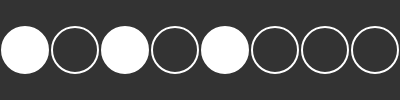
Frame 1 (no input)
Frame 60 (no input): identical to frame 1, image omitted
Frame 120 (the mouse pressed at the canvas centre since frame 60): identical to frame 1, image omitted

The p5.js sketch that drew this single still picture (run headless with seeded random() and noise() and a simulated clock; from frame 60 on, the mouse is pressed at the canvas centre):

// p5.js sketch
// ── sketch.js
// Daniel Shiffman
// http://youtube.com/thecodingtrain
// http://codingtra.in

// Coding Challenge 120: Bit Shifting
// https://youtu.be/oCBlwsY8sR4

// p5.js editor version: 0.7.2 (December 21, 2018)
// https://editor.p5js.org/codingtrain/sketches/Hk8CVYvi7

let byte = [];
let decimalP;
let shiftButton;

function setup() {
  createCanvas(400, 100);
  decimalP = createDiv('');
  shiftButton = createButton('>>');
  shiftButton.mousePressed(shiftBits);
  let w = width / 8;
  for (let i = 0; i < 8; i++) {
    byte[i] = new Bit(w / 2 + i * w, 50, w - 4);
    byte[i].setState(floor(random(2)));
  }
}

function shiftBits() {
  let num = getBinaryString();
  let val = binaryToDecimal(num);
  val = val >> 1;
  num = decimalToBinary(val);
  for (let i = 0; i < 8; i++) {
    byte[i].setState(num.charAt(i));
  }
}

function getBinaryString() {
  let num = '';
  for (let i = 0; i < byte.length; i++) {
    byte[i].show();
    num += byte[i].state ? '1' : '0';
  }
  return num;
}

function draw() {
  background(51);
  let num = getBinaryString();
  decimalP.html(binaryToDecimal(num));
}

function mousePressed() {
  for (let i = 0; i < byte.length; i++) {
    byte[i].toggle(mouseX, mouseY);
  }
}

function decimalToBinary(num) {
  let bits = '';
  let rem = num;
  for (let i = 7; i >= 0; i--) {
    let divisor = pow(2, i);
    let bitValue = floor(rem / divisor);
    bits += bitValue;
    rem = rem % divisor;
  }
  return bits;
}

function binaryToDecimal(val) {
  let sum = 0;
  for (let i = 0; i < val.length; i++) {
    let bit = val.charAt(val.length - i - 1);
    sum += parseInt(bit) * pow(2, i);
  }
  return sum;
}

// ── bit.js
// Daniel Shiffman
// http://youtube.com/thecodingtrain
// http://codingtra.in

// Coding Challenge 120: Bit Shifting
// https://youtu.be/oCBlwsY8sR4

// p5.js editor version: 0.7.2 (December 21, 2018)
// https://editor.p5js.org/codingtrain/sketches/Hk8CVYvi7

class Bit {

  constructor(x, y, d) {
    this.x = x;
    this.y = y;
    this.diameter = d;
    this.state = false;
  }

  setState(state) {
    this.state = Boolean(parseInt(state));
  }

  toggle(x, y) {
    let d = dist(x, y, this.x, this.y);
    if (d < this.diameter / 2) {
      this.state = !this.state;
    }
  }


  show() {
    stroke(255);
    strokeWeight(2);
    fill(this.state ? 255 : 51);
    ellipse(this.x, this.y, this.diameter);
  }

}
